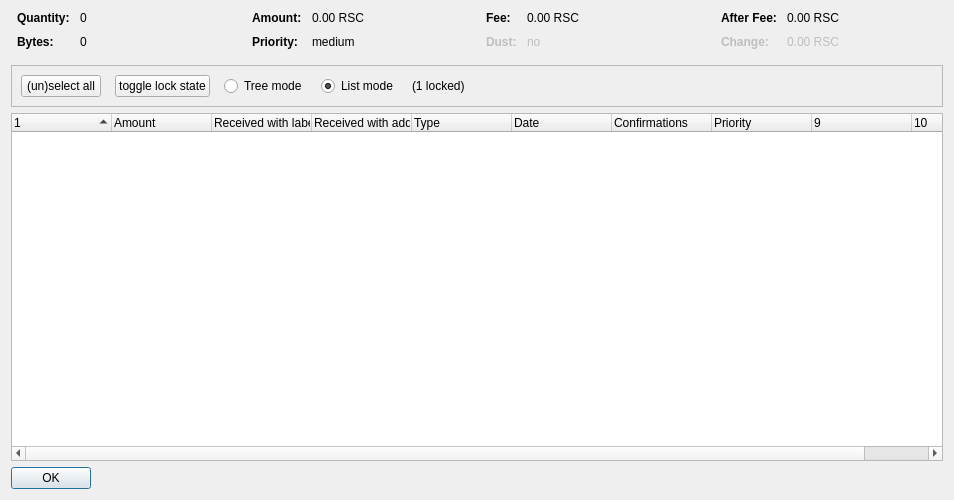
<?xml version="1.0" encoding="UTF-8"?>
<ui version="4.0">
 <class>CoinControlDialog</class>
 <widget class="QDialog" name="CoinControlDialog">
  <property name="geometry">
   <rect>
    <x>0</x>
    <y>0</y>
    <width>954</width>
    <height>500</height>
   </rect>
  </property>
  <property name="windowTitle">
   <string>Coin Selection</string>
  </property>
  <layout class="QVBoxLayout" name="verticalLayout">
   <item>
    <layout class="QHBoxLayout" name="horizontalLayoutTop" stretch="0,0,0,0">
     <property name="topMargin">
      <number>0</number>
     </property>
     <property name="bottomMargin">
      <number>10</number>
     </property>
     <item>
      <layout class="QFormLayout" name="formLayoutCoinControl1">
       <property name="horizontalSpacing">
        <number>10</number>
       </property>
       <property name="verticalSpacing">
        <number>10</number>
       </property>
       <property name="leftMargin">
        <number>6</number>
       </property>
       <property name="rightMargin">
        <number>6</number>
       </property>
       <item row="0" column="0">
        <widget class="QLabel" name="labelCoinControlQuantityText">
         <property name="font">
          <font>
           <weight>75</weight>
           <bold>true</bold>
          </font>
         </property>
         <property name="text">
          <string>Quantity:</string>
         </property>
        </widget>
       </item>
       <item row="0" column="1">
        <widget class="QLabel" name="labelCoinControlQuantity">
         <property name="cursor">
          <cursorShape>IBeamCursor</cursorShape>
         </property>
         <property name="contextMenuPolicy">
          <enum>Qt::ActionsContextMenu</enum>
         </property>
         <property name="text">
          <string notr="true">0</string>
         </property>
         <property name="textInteractionFlags">
          <set>Qt::LinksAccessibleByMouse|Qt::TextSelectableByKeyboard|Qt::TextSelectableByMouse</set>
         </property>
        </widget>
       </item>
       <item row="1" column="0">
        <widget class="QLabel" name="labelCoinControlBytesText">
         <property name="font">
          <font>
           <weight>75</weight>
           <bold>true</bold>
          </font>
         </property>
         <property name="text">
          <string>Bytes:</string>
         </property>
        </widget>
       </item>
       <item row="1" column="1">
        <widget class="QLabel" name="labelCoinControlBytes">
         <property name="cursor">
          <cursorShape>IBeamCursor</cursorShape>
         </property>
         <property name="contextMenuPolicy">
          <enum>Qt::ActionsContextMenu</enum>
         </property>
         <property name="text">
          <string notr="true">0</string>
         </property>
         <property name="textInteractionFlags">
          <set>Qt::LinksAccessibleByMouse|Qt::TextSelectableByKeyboard|Qt::TextSelectableByMouse</set>
         </property>
        </widget>
       </item>
      </layout>
     </item>
     <item>
      <layout class="QFormLayout" name="formLayoutCoinControl2">
       <property name="horizontalSpacing">
        <number>10</number>
       </property>
       <property name="verticalSpacing">
        <number>10</number>
       </property>
       <property name="leftMargin">
        <number>6</number>
       </property>
       <property name="rightMargin">
        <number>6</number>
       </property>
       <item row="0" column="0">
        <widget class="QLabel" name="labelCoinControlAmountText">
         <property name="font">
          <font>
           <weight>75</weight>
           <bold>true</bold>
          </font>
         </property>
         <property name="text">
          <string>Amount:</string>
         </property>
        </widget>
       </item>
       <item row="0" column="1">
        <widget class="QLabel" name="labelCoinControlAmount">
         <property name="cursor">
          <cursorShape>IBeamCursor</cursorShape>
         </property>
         <property name="contextMenuPolicy">
          <enum>Qt::ActionsContextMenu</enum>
         </property>
         <property name="text">
          <string notr="true">0.00 RSC</string>
         </property>
         <property name="textInteractionFlags">
          <set>Qt::LinksAccessibleByMouse|Qt::TextSelectableByKeyboard|Qt::TextSelectableByMouse</set>
         </property>
        </widget>
       </item>
       <item row="1" column="0">
        <widget class="QLabel" name="labelCoinControlPriorityText">
         <property name="font">
          <font>
           <weight>75</weight>
           <bold>true</bold>
          </font>
         </property>
         <property name="text">
          <string>Priority:</string>
         </property>
        </widget>
       </item>
       <item row="1" column="1">
        <widget class="QLabel" name="labelCoinControlPriority">
         <property name="cursor">
          <cursorShape>IBeamCursor</cursorShape>
         </property>
         <property name="contextMenuPolicy">
          <enum>Qt::ActionsContextMenu</enum>
         </property>
         <property name="text">
          <string>medium</string>
         </property>
         <property name="textInteractionFlags">
          <set>Qt::LinksAccessibleByMouse|Qt::TextSelectableByKeyboard|Qt::TextSelectableByMouse</set>
         </property>
        </widget>
       </item>
      </layout>
     </item>
     <item>
      <layout class="QFormLayout" name="formLayoutCoinControl3">
       <property name="horizontalSpacing">
        <number>10</number>
       </property>
       <property name="verticalSpacing">
        <number>10</number>
       </property>
       <property name="leftMargin">
        <number>6</number>
       </property>
       <property name="rightMargin">
        <number>6</number>
       </property>
       <item row="0" column="0">
        <widget class="QLabel" name="labelCoinControlFeeText">
         <property name="font">
          <font>
           <weight>75</weight>
           <bold>true</bold>
          </font>
         </property>
         <property name="text">
          <string>Fee:</string>
         </property>
        </widget>
       </item>
       <item row="0" column="1">
        <widget class="QLabel" name="labelCoinControlFee">
         <property name="cursor">
          <cursorShape>IBeamCursor</cursorShape>
         </property>
         <property name="contextMenuPolicy">
          <enum>Qt::ActionsContextMenu</enum>
         </property>
         <property name="text">
          <string notr="true">0.00 RSC</string>
         </property>
         <property name="textInteractionFlags">
          <set>Qt::LinksAccessibleByMouse|Qt::TextSelectableByKeyboard|Qt::TextSelectableByMouse</set>
         </property>
        </widget>
       </item>
       <item row="1" column="0">
        <widget class="QLabel" name="labelCoinControlLowOutputText">
         <property name="enabled">
          <bool>false</bool>
         </property>
         <property name="font">
          <font>
           <weight>75</weight>
           <bold>true</bold>
          </font>
         </property>
         <property name="text">
          <string>Dust:</string>
         </property>
        </widget>
       </item>
       <item row="1" column="1">
        <widget class="QLabel" name="labelCoinControlLowOutput">
         <property name="enabled">
          <bool>false</bool>
         </property>
         <property name="cursor">
          <cursorShape>IBeamCursor</cursorShape>
         </property>
         <property name="contextMenuPolicy">
          <enum>Qt::ActionsContextMenu</enum>
         </property>
         <property name="text">
          <string>no</string>
         </property>
         <property name="textInteractionFlags">
          <set>Qt::LinksAccessibleByMouse|Qt::TextSelectableByKeyboard|Qt::TextSelectableByMouse</set>
         </property>
        </widget>
       </item>
      </layout>
     </item>
     <item>
      <layout class="QFormLayout" name="formLayoutCoinControl4">
       <property name="horizontalSpacing">
        <number>10</number>
       </property>
       <property name="verticalSpacing">
        <number>10</number>
       </property>
       <property name="leftMargin">
        <number>6</number>
       </property>
       <property name="rightMargin">
        <number>6</number>
       </property>
       <item row="0" column="0">
        <widget class="QLabel" name="labelCoinControlAfterFeeText">
         <property name="font">
          <font>
           <weight>75</weight>
           <bold>true</bold>
          </font>
         </property>
         <property name="text">
          <string>After Fee:</string>
         </property>
        </widget>
       </item>
       <item row="0" column="1">
        <widget class="QLabel" name="labelCoinControlAfterFee">
         <property name="cursor">
          <cursorShape>IBeamCursor</cursorShape>
         </property>
         <property name="contextMenuPolicy">
          <enum>Qt::ActionsContextMenu</enum>
         </property>
         <property name="text">
          <string notr="true">0.00 RSC</string>
         </property>
         <property name="textInteractionFlags">
          <set>Qt::LinksAccessibleByMouse|Qt::TextSelectableByKeyboard|Qt::TextSelectableByMouse</set>
         </property>
        </widget>
       </item>
       <item row="1" column="0">
        <widget class="QLabel" name="labelCoinControlChangeText">
         <property name="enabled">
          <bool>false</bool>
         </property>
         <property name="font">
          <font>
           <weight>75</weight>
           <bold>true</bold>
          </font>
         </property>
         <property name="text">
          <string>Change:</string>
         </property>
        </widget>
       </item>
       <item row="1" column="1">
        <widget class="QLabel" name="labelCoinControlChange">
         <property name="enabled">
          <bool>false</bool>
         </property>
         <property name="cursor">
          <cursorShape>IBeamCursor</cursorShape>
         </property>
         <property name="contextMenuPolicy">
          <enum>Qt::ActionsContextMenu</enum>
         </property>
         <property name="text">
          <string notr="true">0.00 RSC</string>
         </property>
         <property name="textInteractionFlags">
          <set>Qt::LinksAccessibleByMouse|Qt::TextSelectableByKeyboard|Qt::TextSelectableByMouse</set>
         </property>
        </widget>
       </item>
      </layout>
     </item>
    </layout>
   </item>
   <item>
    <widget class="QFrame" name="frame">
     <property name="minimumSize">
      <size>
       <width>0</width>
       <height>40</height>
      </size>
     </property>
     <property name="frameShape">
      <enum>QFrame::StyledPanel</enum>
     </property>
     <property name="frameShadow">
      <enum>QFrame::Sunken</enum>
     </property>
     <layout class="QHBoxLayout" name="horizontalLayout">
      <item>
       <layout class="QHBoxLayout" name="horizontalLayoutPanel" stretch="0,0,0,0,0,0">
        <property name="spacing">
         <number>14</number>
        </property>
        <item>
         <widget class="QPushButton" name="pushButtonSelectAll">
          <property name="sizePolicy">
           <sizepolicy hsizetype="Maximum" vsizetype="Fixed">
            <horstretch>0</horstretch>
            <verstretch>0</verstretch>
           </sizepolicy>
          </property>
          <property name="text">
           <string>(un)select all</string>
          </property>
          <property name="autoDefault">
           <bool>false</bool>
          </property>
         </widget>
        </item>
        <item>
         <widget class="QPushButton" name="pushButtonToggleLock">
          <property name="sizePolicy">
           <sizepolicy hsizetype="Maximum" vsizetype="Fixed">
            <horstretch>0</horstretch>
            <verstretch>0</verstretch>
           </sizepolicy>
          </property>
          <property name="text">
           <string>toggle lock state</string>
          </property>
          <property name="autoDefault">
           <bool>false</bool>
          </property>
         </widget>
        </item>
        <item>
         <widget class="QRadioButton" name="radioTreeMode">
          <property name="sizePolicy">
           <sizepolicy hsizetype="Maximum" vsizetype="Fixed">
            <horstretch>0</horstretch>
            <verstretch>0</verstretch>
           </sizepolicy>
          </property>
          <property name="text">
           <string>Tree mode</string>
          </property>
         </widget>
        </item>
        <item>
         <widget class="QRadioButton" name="radioListMode">
          <property name="sizePolicy">
           <sizepolicy hsizetype="Maximum" vsizetype="Fixed">
            <horstretch>0</horstretch>
            <verstretch>0</verstretch>
           </sizepolicy>
          </property>
          <property name="text">
           <string>List mode</string>
          </property>
          <property name="checked">
           <bool>true</bool>
          </property>
         </widget>
        </item>
        <item>
         <widget class="QLabel" name="labelLocked">
          <property name="text">
           <string>(1 locked)</string>
          </property>
         </widget>
        </item>
        <item>
         <spacer name="horizontalSpacer">
          <property name="orientation">
           <enum>Qt::Horizontal</enum>
          </property>
          <property name="sizeHint" stdset="0">
           <size>
            <width>40</width>
            <height>20</height>
           </size>
          </property>
         </spacer>
        </item>
       </layout>
      </item>
     </layout>
    </widget>
   </item>
   <item>
    <widget class="CoinControlTreeWidget" name="treeWidget">
     <property name="contextMenuPolicy">
      <enum>Qt::CustomContextMenu</enum>
     </property>
     <property name="sortingEnabled">
      <bool>false</bool>
     </property>
     <property name="columnCount">
      <number>10</number>
     </property>
     <attribute name="headerShowSortIndicator" stdset="0">
      <bool>true</bool>
     </attribute>
     <attribute name="headerStretchLastSection">
      <bool>false</bool>
     </attribute>
     <column>
      <property name="text">
       <string/>
      </property>
     </column>
     <column>
      <property name="text">
       <string>Amount</string>
      </property>
     </column>
     <column>
      <property name="text">
       <string>Received with label</string>
      </property>
     </column>
     <column>
      <property name="text">
       <string>Received with address</string>
      </property>
     </column>
     <column>
      <property name="text">
       <string>Type</string>
      </property>
     </column>
     <column>
      <property name="text">
       <string>Date</string>
      </property>
     </column>
     <column>
      <property name="text">
       <string>Confirmations</string>
      </property>
      <property name="toolTip">
       <string>Confirmed</string>
      </property>
     </column>
     <column>
      <property name="text">
       <string>Priority</string>
      </property>
     </column>
     <column>
      <property name="text">
       <string/>
      </property>
     </column>
     <column>
      <property name="text">
       <string/>
      </property>
     </column>
    </widget>
   </item>
   <item>
    <widget class="QDialogButtonBox" name="buttonBox">
     <property name="sizePolicy">
      <sizepolicy hsizetype="Maximum" vsizetype="Fixed">
       <horstretch>0</horstretch>
       <verstretch>0</verstretch>
      </sizepolicy>
     </property>
     <property name="orientation">
      <enum>Qt::Horizontal</enum>
     </property>
     <property name="standardButtons">
      <set>QDialogButtonBox::Ok</set>
     </property>
    </widget>
   </item>
  </layout>
 </widget>
 <customwidgets>
  <customwidget>
   <class>CoinControlTreeWidget</class>
   <extends>QTreeWidget</extends>
   <header>coincontroltreewidget.h</header>
  </customwidget>
 </customwidgets>
 <resources/>
 <connections/>
</ui>
